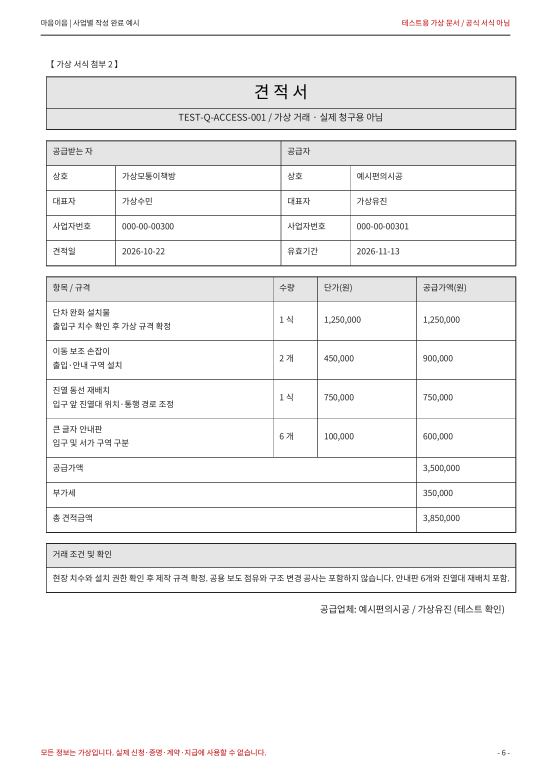
#> input picture src/main/resources/fixtures/access/estimate.png, 1654 x 2339 px (shown at 1/3 size)
$ python -i document_analyzer.py   (imports and definitions only)
#> lines starting #> are read from the running program, lines starting #| are printed output that depends on the picture; after the words box and inside, x2 and y2 are one past the last pixel; in counts of white or black regions, pixels touching at a corner belong together
"""신청 문서의 페이지·텍스트·사진을 분리한다. 신청 정답 데이터는 읽지 않는다."""
from __future__ import annotations
import base64
import io
import re
import cv2
import numpy as np
from pdf_document import PdfDocument
from PIL import Image

MAX_PAGES = 12
KINDS = {'AUTO', 'APPLICATION', 'BUSINESS_PLAN', 'BUSINESS_CERT', 'ESTIMATE', 'PHOTO_SHEET', 'CONSENT', 'OTHER'}
LABELS = {
    'businessName': ['상호', '신청인', '사업장명', '업체명', '사업체명', '신청자', '신청인 / 상호'],
    'businessNo': ['사업자등록번호', '등록번호', '사업자번호', '등록번호 / 개업', '번호·개업'],
    'representative': ['대표자', '성명 (대표자)', '대표자명', '성명'],
    'openedOn': ['개업일', '개업연월일', '등록번호 / 개업', '번호·개업'],
    'phone': ['연락처', '전화번호', '주소·연락처'],
    'address': ['사업장', '소재지', '사업장소재지', '사업장 주소', '사업장 소재지', '주소·연락처', '주소·업종'],
    'businessType': ['업태', '업태·종목'],
    'businessItem': ['종목'],
    'requestedAmount': ['지원 신청액', '지원신청액', '지원 신청금액', '신청금액', '지원액'],
    'selfContribution': ['자부담', '자부담액'],
    'totalAmount': ['총 사업비', '총사업비', '합계', '합계금액', '총액', '총 견적금액'],
}

def compact(value):
    return re.sub(r'\s+', '', value).strip(' :：')

ALL_LABELS = {compact(label) for labels in LABELS.values() for label in labels}
#> further down, picture is the input picture: shape (2339, 1654, 3); mean B, G, R 243.6, 243.6, 243.8

# [89 lines left out: functions classify, field_value, extract_fields, not called in this run]


def photo_like(image):
    if min(image.shape[:2]) < 64: return False
    small=cv2.resize(image,(120,120))
    gray=cv2.cvtColor(small,cv2.COLOR_BGR2GRAY)
    saturation=cv2.cvtColor(small,cv2.COLOR_BGR2HSV)[:,:,1]
    return float(np.mean(gray<220)) > .28 and (float(np.mean(saturation>35))>.06 or float(np.mean(gray<200))>.65)


def detect_photo_boxes(image):
    height,width=image.shape[:2]
#> height = 2339; width = 1654
    gray=cv2.cvtColor(image,cv2.COLOR_BGR2GRAY)
    edges=cv2.Canny(cv2.GaussianBlur(gray,(3,3),0),40,140)
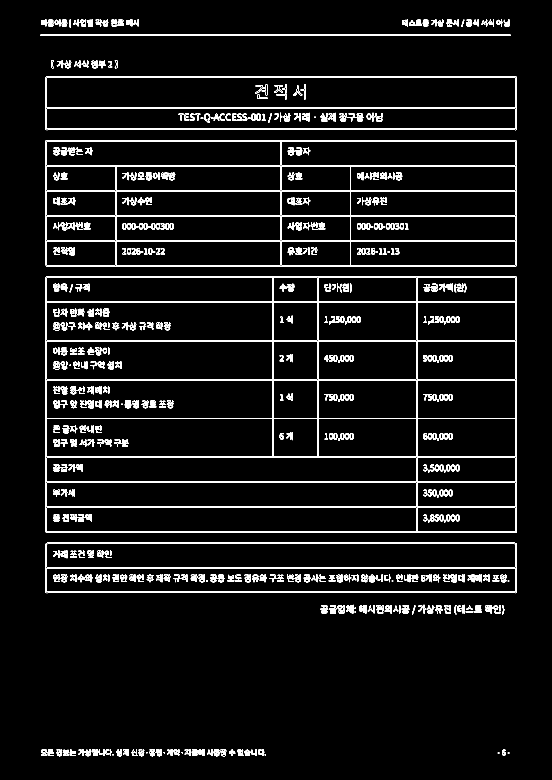
#> edges: shape (2339, 1654) (shown at 1/3 size); 3.4% white in thin lines or dots, all inside (x1, y1, x2, y2) = (121, 58, 1549, 2269)
    edges=cv2.dilate(edges,np.ones((3,3),np.uint8),iterations=2)
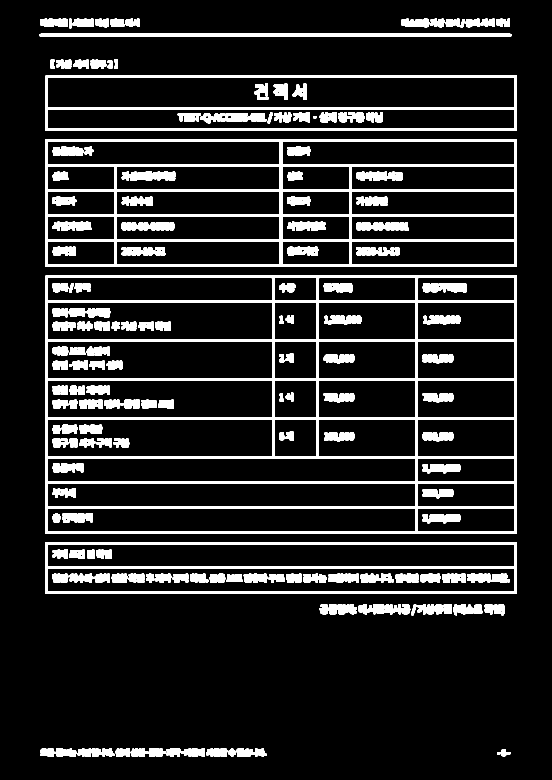
#> edges: shape (2339, 1654) (shown at 1/3 size); 12.9% white; 171 white regions
    contours,_=cv2.findContours(edges,cv2.RETR_TREE,cv2.CHAIN_APPROX_SIMPLE)
#> contours = 445 contours, 183 with area under 20; largest, box (x1, y1, x2, y2) and area: (135, 826, 1551, 1601) 1095200, (135, 418, 1551, 801) 540524, (135, 226, 1551, 393) 233478, (135, 1626, 1551, 1782) 217912, (142, 233, 1544, 322) 123283
    candidates=[]
    for contour in contours:
        x,y,w,h=cv2.boundingRect(contour)
        ratio=w*h/(width*height)
        if not .025 < ratio < .72 or not .45 < w/h < 3: continue
        if cv2.contourArea(contour)/(w*h)<.8: continue
        box=[x+5,y+5,x+w-5,y+h-5]
        if not photo_like(image[box[1]:box[3],box[0]:box[2]]): continue
        if any(max(0,min(box[2],b[2])-max(box[0],b[0]))*max(0,min(box[3],b[3])-max(box[1],b[1])) > .7*min((box[2]-box[0])*(box[3]-box[1]),(b[2]-b[0])*(b[3]-b[1])) for b in candidates): continue
        candidates.append(box)
#> this loop made 445 passes
#> (x, y, w, h, ratio) on passes 1 to 3: (1521, 2256, 10, 8, 2.07e-05), (1491, 2256, 10, 8, 2.07e-05), (543, 2254, 8, 8, 1.65e-05)
#> after the loop, candidates = []
    return sorted(candidates,key=lambda box:(box[1],box[0]))[:8]


def png_base64(image):
    return base64.b64encode(cv2.imencode('.png',image)[1]).decode()


class DocumentAnalyzer:
    def __init__(self, engine): self.engine=engine

    def open(self, content):
        return PdfDocument(content)

    # [45 lines left out: function events, not called in this run]

>>> import cv2
>>> picture = cv2.imread('../src/main/resources/fixtures/access/estimate.png')
>>> result = detect_photo_boxes(picture)
#> result = []

$ run again, on src/main/resources/fixtures/access/business-cert.png
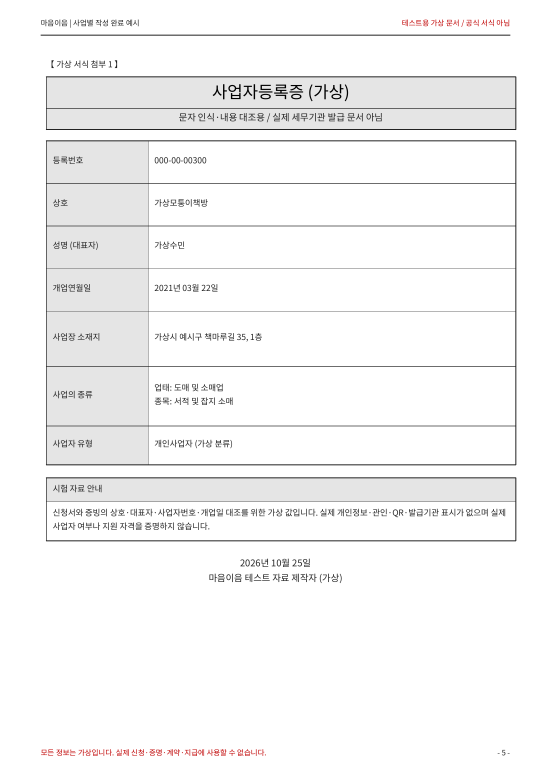
#> input picture src/main/resources/fixtures/access/business-cert.png, 1654 x 2339 px (shown at 1/3 size)
#> picture is the input picture: shape (2339, 1654, 3); mean B, G, R 245.3, 245.3, 245.5
#> in detect_photo_boxes, `edges=cv2.Canny(cv2.GaussianBlur(gray,(3,3),0),40,140)`:
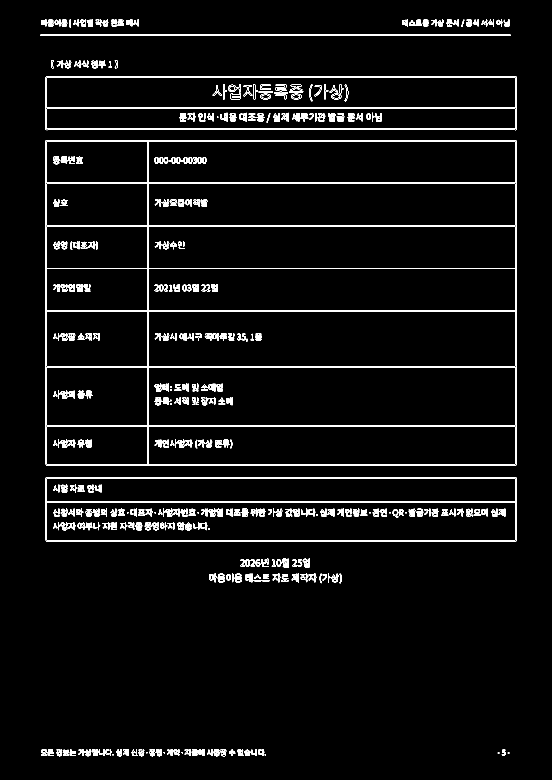
#> edges: shape (2339, 1654) (shown at 1/3 size); 2.4% white in thin lines or dots, all inside (x1, y1, x2, y2) = (121, 58, 1549, 2269)
#> in detect_photo_boxes, `edges=cv2.dilate(edges,np.ones((3,3),np.uint8),iterations=2)`:
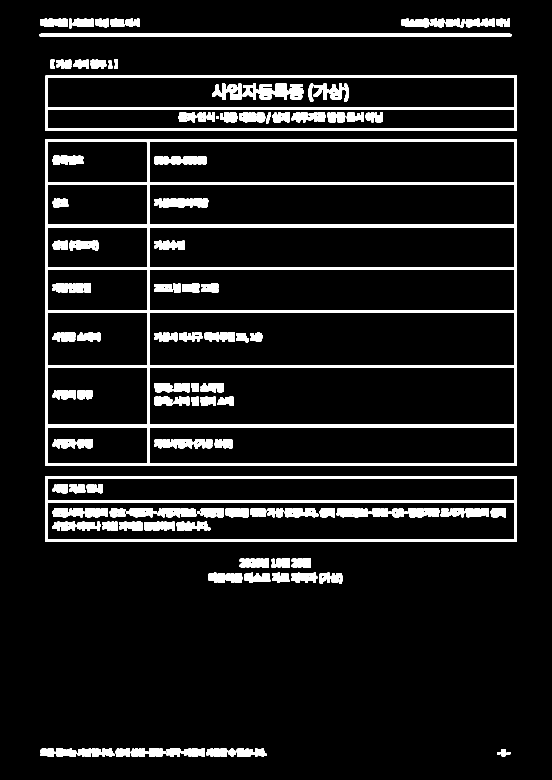
#> edges: shape (2339, 1654) (shown at 1/3 size); 9.1% white; 137 white regions
#> contours = 300 contours, 105 with area under 20; largest, box (x1, y1, x2, y2) and area: (135, 418, 1551, 1398) 1385278, (135, 1429, 1551, 1626) 277332, (135, 226, 1551, 393) 233478, (447, 1103, 1544, 1275) 187414, (447, 936, 1544, 1097) 175358
#> the loop in detect_photo_boxes, `for contour in contours:` made 300 passes
#> (x, y, w, h, ratio) on passes 1 to 3: (1521, 2256, 10, 8, 2.07e-05), (1491, 2256, 10, 8, 2.07e-05), (543, 2254, 8, 8, 1.65e-05)
#> after the loop in detect_photo_boxes, `for contour in contours:`: candidates = []
